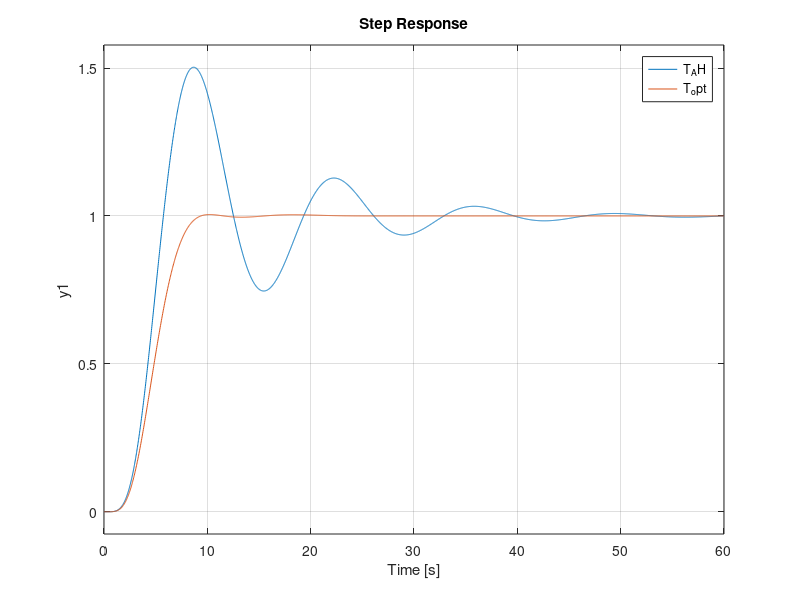
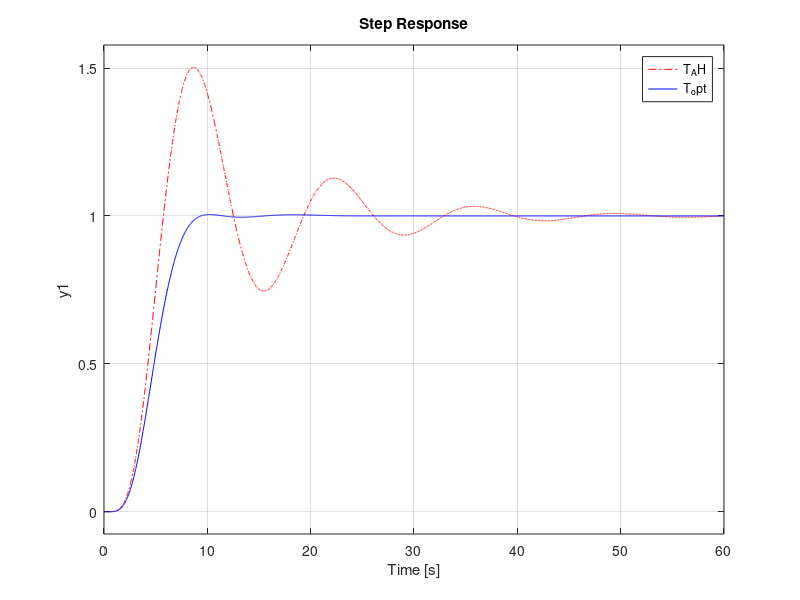

Source code (MATLAB) for these figures, in order: (Note: this script raises an error after producing the figures.)
load tfs.dat

figure (1)
step (T_AH, T_opt)

figure (2)
step (T_AH, '-.r', T_opt, '-b')

figure (3)
step (T_AH, c2d (T_opt, 1))
